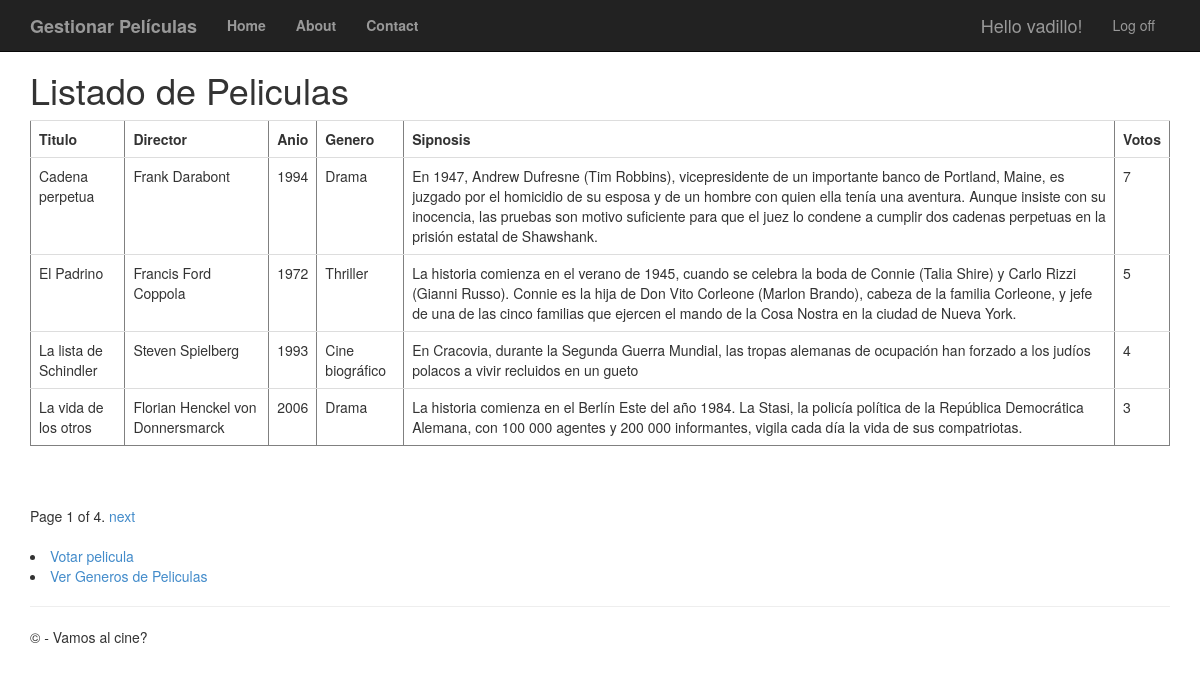
/peliculas/ (signed in), run on the app's committed database.
### app/models.py (models this page shows, shortened)
class Pelicula(models.Model):
	titulo = models.CharField(max_length=100)
	direccion = models.CharField(max_length=60)
	anio = models.IntegerField(validators=[MaxValueValidator(99999999999)])
	genero = models.CharField(max_length=60)
	sinopsis = models.CharField(max_length=700)
	votos = models.IntegerField(validators=[MaxValueValidator(99999999999)])

### app/views.py (the view)
# urls.py: path('peliculas/', views.peliculas, name='peliculas'),
def peliculas(request):
	if not request.user.is_authenticated:
		return HttpResponseRedirect('/login')
	else:
		film_lista = Pelicula.objects.all().order_by('-votos')
		paginator = Paginator(film_lista, 4) #Se indica que se mostraran 4 peliculas por pagina
		page = request.GET.get('page')
		try:
			pelis = paginator.page(page)
		except PageNotAnInteger:
			pelis = paginator.page(1)
		except EmptyPage:
			pelis = paginator.page(paginator.num_pages)
		return render(request, 'app/peliculas.html', {'pelis': pelis})

### app/templates/app/peliculas.html (shortened to what this page needs)
{% extends "app/layout.html"%}
{% block content %}
<h1>Listado de Peliculas</h1>
<table border='1' class="table">
	<tr><td><b>Titulo</b></td><td><b>Director</b></td><td><b>Anio</b></td><td><b>Genero</b></td><td><b>Sipnosis</b></td><td><b>Votos</b></td></tr>
	{% for filma in pelis %}
	<tr>
		<td>{{ filma.titulo }}</td>
		<td>{{ filma.direccion }}</td>
		<td>{{ filma.anio }}</td>
		<td>{{ filma.genero }}</td>
		<td>{{ filma.sinopsis }}</td>
		<td>{{ filma.votos }}</td>
	</tr>
	{% endfor %}
</table>
<br />
{% if pelis.has_other_pages %}
<div class="pagination">
	<span class="step-links">
		<span class="current">
			Page {{ pelis.number }} of {{ pelis.paginator.num_pages }}.
		</span>
		{% if pelis.has_next %}
		<a href="?page={{ pelis.next_page_number }}">next</a>
		{% endif %}
	</span>
</div>
<br />
{% endif %}
<li><a href="{% url 'voto' %}">Votar pelicula</a></li>
<li><a href="{% url 'generos' %}">Ver Generos de Peliculas</a></li>
{% endblock %}

### app/templates/app/loginpartial.html (shortened to what this page needs)
{% if user.is_authenticated %}
<form id="logoutForm" action="/logout/" method="post" class="navbar-right">
    <ul class="nav navbar-nav navbar-right">
        <li><span class="navbar-brand">Hello {{ user.username }}!</span></li>
        <li><a href="javascript:document.getElementById('logoutForm').submit()">Log off</a></li>
    </ul>
</form>
{% else %}
<ul class="nav navbar-nav navbar-right">
    <li><a href="{% url 'registro' %}">Registro</a></li>
    <li><a href="{% url 'login' %}">Login</a></li>
</ul>
{% endif %}

### app/static/app/content/site.css (style rules this page uses)
body { padding-top: 50px; padding-bottom: 20px; }

### data on the page
Pelicula: titulo "Cadena perpetua", direccion "Frank Darabont", anio "1994", genero "Drama", sinopsis "En 1947, Andrew Dufresne (Tim Robbins), vicepresidente de un importante banco de Portland, Maine, es juzgado por el homicidio de su esposa y de un hombre con quien ella tenía una aventura. Aunque insiste con su inocencia, las pruebas son motivo suficiente para que el juez lo condene a cumplir dos cadenas perpetuas en la prisión estatal de Shawshank.", votos "7"
Pelicula: titulo "El Padrino", direccion "Francis Ford Coppola", anio "1972", genero "Thriller", sinopsis "La historia comienza en el verano de 1945, cuando se celebra la boda de Connie (Talia Shire) y Carlo Rizzi (Gianni Russo). Connie es la hija de Don Vito Corleone (Marlon Brando), cabeza de la familia Corleone, y jefe de una de las cinco familias que ejercen el mando de la Cosa Nostra en la ciudad de Nueva York.", votos "5"
Pelicula: titulo "La lista de Schindler", direccion "Steven Spielberg", anio "1993", genero "Cine biográfico", sinopsis "En Cracovia, durante la Segunda Guerra Mundial, las tropas alemanas de ocupación han forzado a los judíos polacos a vivir recluidos en un gueto", votos "4"
Pelicula: titulo "La vida de los otros", direccion "Florian Henckel von Donnersmarck", anio "2006", genero "Drama", sinopsis "La historia comienza en el Berlín Este del año 1984. La Stasi, la policía política de la República Democrática Alemana, con 100 000 agentes y 200 000 informantes, vigila cada día la vida de sus compatriotas.", votos "3"

### other printed values
{{ user.username }} "vadillo"
{{ pelis.number }} "1"
{{ pelis.paginator.num_pages }} "4"
